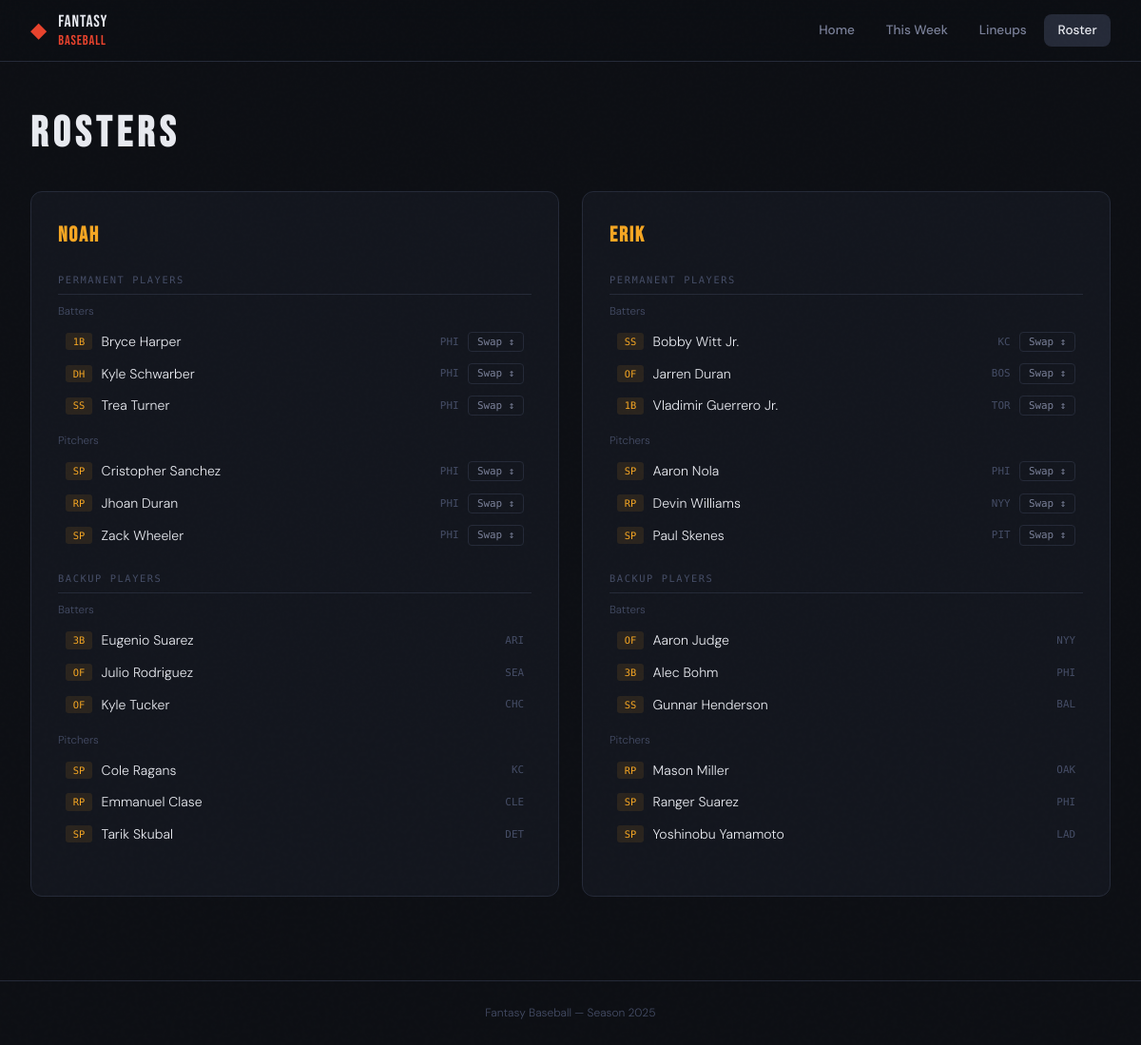
Screenshot of /roster with the database file from the repository.
### tables this page shows
CREATE TABLE managers (
    id   INTEGER PRIMARY KEY AUTOINCREMENT,
    name TEXT NOT NULL UNIQUE
);

CREATE TABLE players (
    id            INTEGER PRIMARY KEY AUTOINCREMENT,
    mlb_id        INTEGER UNIQUE,
    name          TEXT NOT NULL,
    team          TEXT,
    position_type TEXT NOT NULL CHECK(position_type IN ('batter','pitcher'))
);

### app.py (the view)
@app.route('/roster')
def roster_view():
    db = get_db()
    managers = db.execute('SELECT * FROM managers ORDER BY id').fetchall()
    roster_data = {}
    for m in managers:
        rows = db.execute('''
            SELECT
                p.name,
                p.team,
                p.position_type,
                COALESCE(
                    (SELECT mr2.position FROM mlb_roster mr2
                     WHERE mr2.mlb_id = p.mlb_id LIMIT 1),
                    CASE p.position_type WHEN 'pitcher' THEN 'RP' ELSE 'OF' END
                ) as position,
                pp.is_backup,
                MIN(pp.has_been_swapped) as has_been_swapped
            FROM permanent_players pp
            JOIN players p ON pp.player_id = p.id
            WHERE pp.manager_id = ?
            GROUP BY p.name, p.position_type, pp.is_backup
            ORDER BY pp.is_backup, p.position_type
        ''', (m['id'],)).fetchall()
        roster_data[m['name']] = [dict(r) for r in rows]
    db.close()
    return render_template('roster.html', roster_data=roster_data)

### app.py (called while the page is built)
def get_db():
    conn = sqlite3.connect(DB_PATH)
    conn.row_factory = sqlite3.Row
    return conn

### templates/roster.html (shortened to what this page needs)
{% extends "base.html" %}
{% block content %}
<div class="page-roster">
  <h1 class="page-title">ROSTERS</h1>
  <div class="roster-grid">
    {% for manager, players in roster_data.items() %}
    <div class="roster-panel card">
      <h2 class="card-title manager-title">{{ manager }}</h2>
      <div class="roster-section">
        <div class="roster-section-label">Permanent Players</div>
        {% for pos_type, type_label in [('batter','Batters'),('pitcher','Pitchers')] %}
        {% set perms = players | selectattr('is_backup','equalto',0) | selectattr('position_type','equalto',pos_type) | list %}
        {% if perms %}
        <div class="roster-subsection">
          <div class="roster-type-label">{{ type_label }}</div>
          {% for p in perms %}
          <div class="roster-player {{ 'was-swapped' if p.has_been_swapped }}"
               data-player="{{ p.name }}" data-manager="{{ manager }}"
               data-pos-type="{{ p.position_type }}">
            <span class="rp-pos">{{ p.position or (p.position_type[0].upper()) }}</span>
            <span class="rp-name">{{ p.name }}</span>
            <span class="rp-team">{{ p.team }}</span>
            {% if p.has_been_swapped %}
              <span class="swap-badge">Swapped Out</span>
            {% else %}
              <button class="swap-trigger-btn"
                data-manager="{{ manager }}"
                data-permanent="{{ p.name }}"
                data-pos-type="{{ p.position_type }}">
                Swap ↕
              </button>            {% endif %}
          </div>
          {% endfor %}
        </div>
        {% endif %}
        {% endfor %}
      </div>
      <div class="roster-section">
        <div class="roster-section-label">Backup Players</div>
        {% for pos_type, type_label in [('batter','Batters'),('pitcher','Pitchers')] %}
        {% set backups = players | selectattr('is_backup','equalto',1) | selectattr('position_type','equalto',pos_type) | list %}
        {% if backups %}
        <div class="roster-subsection">
          <div class="roster-type-label">{{ type_label }}</div>
          {% for p in backups %}
          <div class="roster-player backup {{ 'swapped-in' if p.has_been_swapped }}"
               data-player="{{ p.name }}" data-manager="{{ manager }}">
            <span class="rp-pos">{{ p.position or (p.position_type[0].upper()) }}</span>
            <span class="rp-name">{{ p.name }}</span>
            <span class="rp-team">{{ p.team }}</span>
          </div>
          {% endfor %}
        </div>
        {% endif %}
        {% endfor %}
      </div>
    </div>
    {% endfor %}
  </div>
</div>
{% endblock %}

### static/css/main.css (style rules this page uses)
:root { --bg: #0d0f14; --bg-card: #13161e; --bg-card2: #181c26; --border: #252a38; --border-hi: #353d55; --text: #e8eaf0; --text-dim: #7a8099; --text-mute: #454d66; --green: #22c55e; --green-dim: #14532d; --red: #ef4444; --red-dim: #7f1d1d; --grey-tie: #374151; --amber: #f59e0b; --blue: #3b82f6; --accent: #e8432d; --accent2: #f5a623; --font-display: 'Bebas Neue', sans-serif; --font-mono: 'DM Mono', monospace; --font-body: 'DM Sans', sans-serif; --radius: 8px; --shadow: 0 4px 24px rgba(0,0,0,.5); }
*, *::before, *::after { box-sizing: border-box; margin: 0; padding: 0; }
html { font-size: 16px; }
body { background: var(--bg); color: var(--text); font-family: var(--font-body); font-weight: 300; line-height: 1.6; min-height: 100vh; }
.card { background: var(--bg-card); border: 1px solid var(--border); border-radius: 12px; padding: 1.75rem; margin-bottom: 1.5rem; }
.card-title { font-family: var(--font-display); font-size: 1.4rem; letter-spacing: .08em; margin-bottom: 1.25rem; color: var(--text); }
.manager-title { color: var(--accent2); }
.page-title { font-family: var(--font-display); font-size: 2.8rem; letter-spacing: .12em; margin-bottom: 1.5rem; }
.roster-grid { display: grid; grid-template-columns: 1fr 1fr; gap: 1.5rem; }
.roster-section { margin-bottom: 1.25rem; }
.roster-section-label { font-family: var(--font-mono); font-size: .65rem; letter-spacing: .15em; text-transform: uppercase; color: var(--text-mute); margin-bottom: .6rem; padding-bottom: .4rem; border-bottom: 1px solid var(--border); }
.roster-subsection { margin-bottom: .75rem; }
.roster-type-label { font-size: .72rem; color: var(--text-mute); margin-bottom: .3rem; }
.roster-player { display: flex; align-items: center; gap: .6rem; padding: .35rem .5rem; border-radius: 5px; transition: background .1s; }
.rp-name { font-size: .88rem; flex: 1; }
.rp-team { font-family: var(--font-mono); font-size: .68rem; color: var(--text-mute); }
.swap-trigger-btn { margin-left: auto; background: none; border: 1px solid var(--border); color: var(--text-dim); font-family: var(--font-mono); font-size: .68rem; padding: .2rem .55rem; border-radius: 4px; cursor: pointer; transition: all .15s; white-space: nowrap; }
.rp-pos { font-family: var(--font-mono); font-size: .65rem; font-weight: 500; color: var(--accent2); min-width: 28px; text-align: center; background: rgba(245,166,35,.1); padding: .05rem .3rem; border-radius: 3px; }

### rows the page displays
managers: name "Noah", type_label "Batters" "Pitchers", type_label "Batters" "Pitchers"
players: position "1B", name "Bryce Harper", team "PHI"
players: position "DH", name "Kyle Schwarber", team "PHI"
players: position "SS", name "Trea Turner", team "PHI"
players: position "SP", name "Cristopher Sanchez", team "PHI"
players: position "RP", name "Jhoan Duran", team "PHI"
players: position "SP", name "Zack Wheeler", team "PHI"
players: position "3B", name "Eugenio Suarez", team "ARI"
players: position "OF", name "Julio Rodriguez", team "SEA"
players: position "OF", name "Kyle Tucker", team "CHC"
players: position "SP", name "Cole Ragans", team "KC"
players: position "RP", name "Emmanuel Clase", team "CLE"
players: position "SP", name "Tarik Skubal", team "DET"
managers: name "Erik", type_label "Batters" "Pitchers", type_label "Batters" "Pitchers", position "3B", name "Alec Bohm", team "PHI"
players: position "SS", name "Bobby Witt Jr.", team "KC"
players: position "OF", name "Jarren Duran", team "BOS"
players: position "1B", name "Vladimir Guerrero Jr.", team "TOR"
players: position "SP", name "Aaron Nola", team "PHI"
players: position "RP", name "Devin Williams", team "NYY"
players: position "SP", name "Paul Skenes", team "PIT"
players: position "OF", name "Aaron Judge", team "NYY"
players: position "SS", name "Gunnar Henderson", team "BAL"
players: position "RP", name "Mason Miller", team "OAK"
players: position "SP", name "Ranger Suarez", team "PHI"
players: position "SP", name "Yoshinobu Yamamoto", team "LAD"
